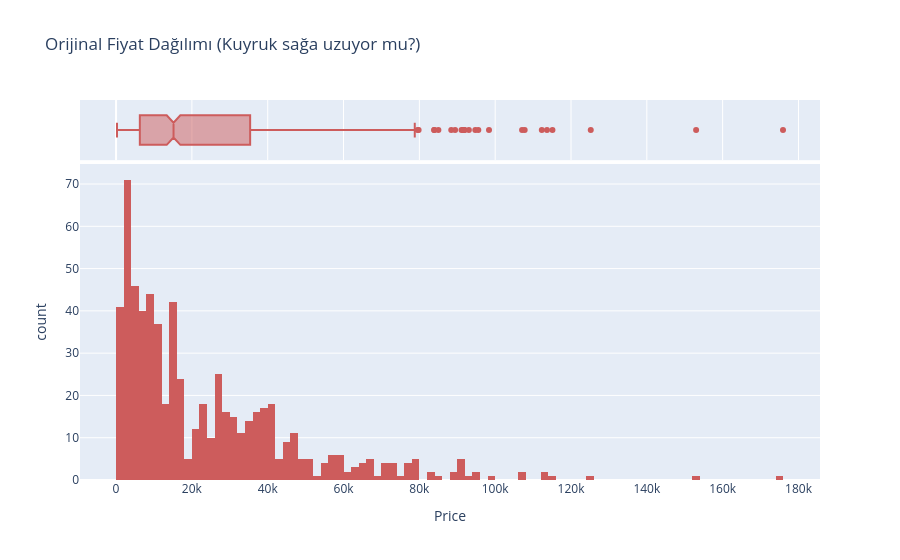
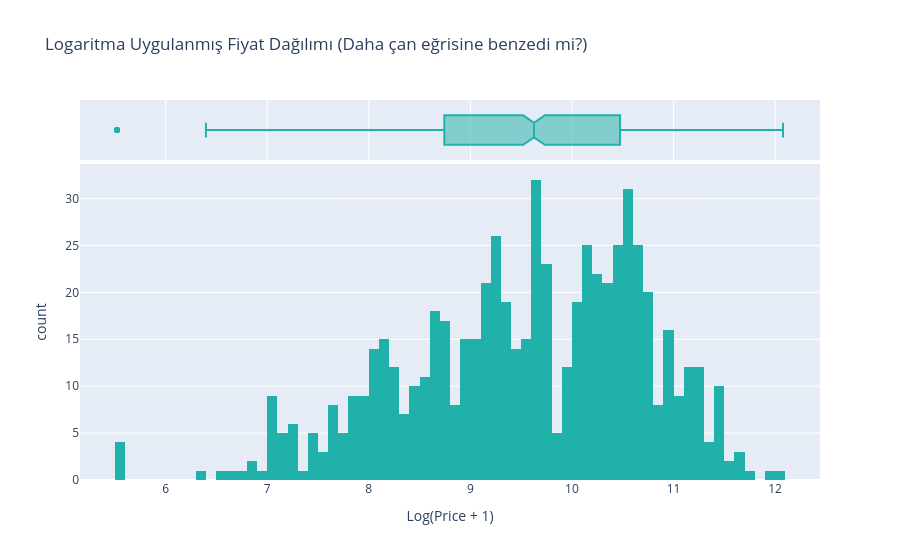
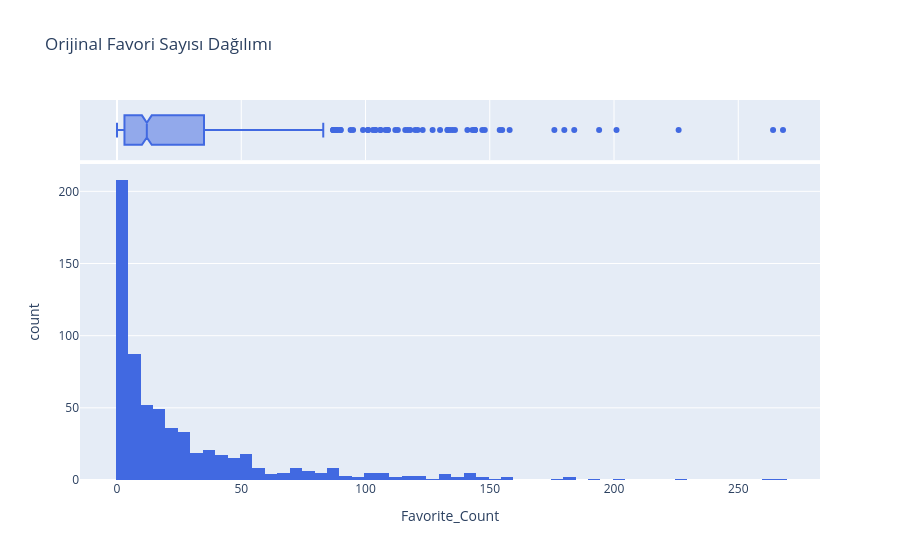
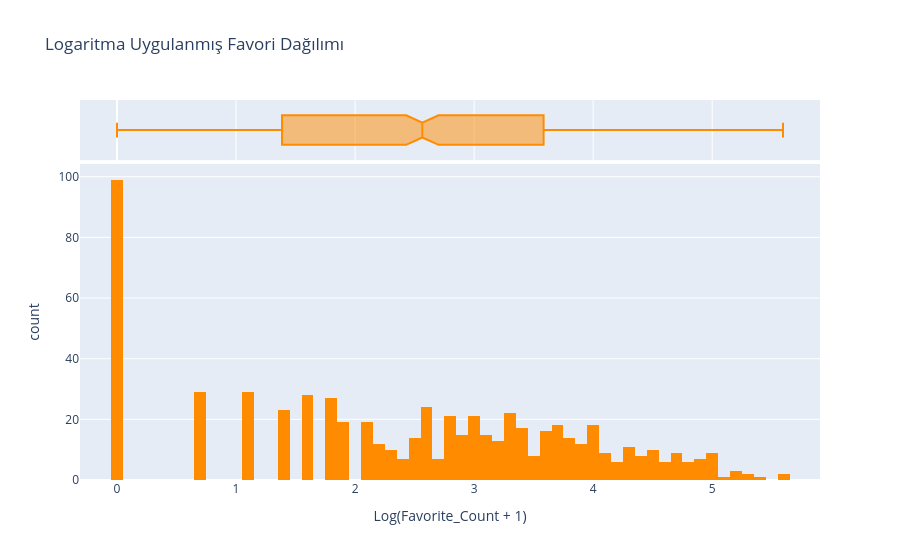

Here is the notebook cell these charts were saved with, in order:
### Code cell
# 1. İşimi garantiye alalım: Eksik değerleri 0 yapıyoruz
df_beko_segmentasyon['Price'] = df_beko_segmentasyon['Price'].fillna(0)
df_beko_segmentasyon['Favorite_Count'] = df_beko_segmentasyon['Favorite_Count'].fillna(0)

# Geçici olarak 0'dan küçük veya eşit fiyat/favori varsa logaritma hatası almamak için log1p (Log(x+1)) kullanıyoruz
log_price = np.log1p(df_beko_segmentasyon['Price'])
log_fav = np.log1p(df_beko_segmentasyon['Favorite_Count'])

# --- 1. FİYAT DAĞILIMI (ORİJİNAL VS LOG) ---
fig_price = px.histogram(
    df_beko_segmentasyon, 
    x="Price", 
    title="Orijinal Fiyat Dağılımı (Kuyruk sağa uzuyor mu?)", 
    nbins=100, 
    marginal="box", # Üstüne kutu grafiği (outlier görmek için) ekler
    color_discrete_sequence=['indianred']
)
fig_price.show()

fig_log_price = px.histogram(
    x=log_price, 
    title="Logaritma Uygulanmış Fiyat Dağılımı (Daha çan eğrisine benzedi mi?)", 
    nbins=100, 
    marginal="box",
    color_discrete_sequence=['lightseagreen']
)
fig_log_price.update_layout(xaxis_title="Log(Price + 1)")
fig_log_price.show()

# --- 2. FAVORİ SAYISI DAĞILIMI (ORİJİNAL VS LOG) ---
fig_fav = px.histogram(
    df_beko_segmentasyon, 
    x="Favorite_Count", 
    title="Orijinal Favori Sayısı Dağılımı", 
    nbins=100, 
    marginal="box",
    color_discrete_sequence=['royalblue']
)
fig_fav.show()

fig_log_fav = px.histogram(
    x=log_fav, 
    title="Logaritma Uygulanmış Favori Dağılımı", 
    nbins=100, 
    marginal="box",
    color_discrete_sequence=['darkorange']
)
fig_log_fav.update_layout(xaxis_title="Log(Favorite_Count + 1)")
fig_log_fav.show()

### Figure 1 — Plotly figure (JSON) as saved in the notebook; plotly's stock layout.template omitted (floating-point values rounded to 4 significant figures; data arrays with more than 128 entries replaced by an {"elided": "..."} marker saying what was removed)
{"data": [{"bingroup": "x", "hovertemplate": "Price=%{x}<br>count=%{y}<extra></extra>", "legendgroup": "", "marker": {"color": "indianred", "pattern": {"shape": ""}}, "name": "", "nbinsx": 100, "orientation": "v", "showlegend": false, "type": "histogram", "x": {"elided": "647 float values"}, "xaxis": "x", "yaxis": "y"}, {"hovertemplate": "Price=%{x}<extra></extra>", "legendgroup": "", "marker": {"color": "indianred"}, "name": "", "notched": true, "showlegend": false, "type": "box", "x": {"elided": "647 float values"}, "xaxis": "x2", "yaxis": "y2"}], "layout": {"barmode": "relative", "legend": {"tracegroupgap": 0}, "title": {"text": "Orijinal Fiyat Dağılımı (Kuyruk sağa uzuyor mu?)"}, "xaxis": {"anchor": "y", "domain": [0, 1], "title": {"text": "Price"}}, "xaxis2": {"anchor": "y2", "domain": [0, 1], "matches": "x", "showgrid": true, "showticklabels": false}, "yaxis": {"anchor": "x", "domain": [0, 0.8316], "title": {"text": "count"}}, "yaxis2": {"anchor": "x2", "domain": [0.8416, 1], "matches": "y2", "showgrid": false, "showline": false, "showticklabels": false, "ticks": ""}}}

### Figure 2 — Plotly figure (JSON) as saved in the notebook; plotly's stock layout.template omitted (floating-point values rounded to 4 significant figures; data arrays with more than 128 entries replaced by an {"elided": "..."} marker saying what was removed)
{"data": [{"bingroup": "x", "hovertemplate": "x=%{x}<br>count=%{y}<extra></extra>", "legendgroup": "", "marker": {"color": "lightseagreen", "pattern": {"shape": ""}}, "name": "", "nbinsx": 100, "orientation": "v", "showlegend": false, "type": "histogram", "x": {"elided": "647 float values"}, "xaxis": "x", "yaxis": "y"}, {"hovertemplate": "x=%{x}<extra></extra>", "legendgroup": "", "marker": {"color": "lightseagreen"}, "name": "", "notched": true, "showlegend": false, "type": "box", "x": {"elided": "647 float values"}, "xaxis": "x2", "yaxis": "y2"}], "layout": {"barmode": "relative", "legend": {"tracegroupgap": 0}, "title": {"text": "Logaritma Uygulanmış Fiyat Dağılımı (Daha çan eğrisine benzedi mi?)"}, "xaxis": {"anchor": "y", "domain": [0, 1], "title": {"text": "Log(Price + 1)"}}, "xaxis2": {"anchor": "y2", "domain": [0, 1], "matches": "x", "showgrid": true, "showticklabels": false}, "yaxis": {"anchor": "x", "domain": [0, 0.8316], "title": {"text": "count"}}, "yaxis2": {"anchor": "x2", "domain": [0.8416, 1], "matches": "y2", "showgrid": false, "showline": false, "showticklabels": false, "ticks": ""}}}

### Figure 3 — Plotly figure (JSON) as saved in the notebook; plotly's stock layout.template omitted (floating-point values rounded to 4 significant figures; data arrays with more than 128 entries replaced by an {"elided": "..."} marker saying what was removed)
{"data": [{"bingroup": "x", "hovertemplate": "Favorite_Count=%{x}<br>count=%{y}<extra></extra>", "legendgroup": "", "marker": {"color": "royalblue", "pattern": {"shape": ""}}, "name": "", "nbinsx": 100, "orientation": "v", "showlegend": false, "type": "histogram", "x": {"elided": "647 int values"}, "xaxis": "x", "yaxis": "y"}, {"hovertemplate": "Favorite_Count=%{x}<extra></extra>", "legendgroup": "", "marker": {"color": "royalblue"}, "name": "", "notched": true, "showlegend": false, "type": "box", "x": {"elided": "647 int values"}, "xaxis": "x2", "yaxis": "y2"}], "layout": {"barmode": "relative", "legend": {"tracegroupgap": 0}, "title": {"text": "Orijinal Favori Sayısı Dağılımı"}, "xaxis": {"anchor": "y", "domain": [0, 1], "title": {"text": "Favorite_Count"}}, "xaxis2": {"anchor": "y2", "domain": [0, 1], "matches": "x", "showgrid": true, "showticklabels": false}, "yaxis": {"anchor": "x", "domain": [0, 0.8316], "title": {"text": "count"}}, "yaxis2": {"anchor": "x2", "domain": [0.8416, 1], "matches": "y2", "showgrid": false, "showline": false, "showticklabels": false, "ticks": ""}}}

### Figure 4 — Plotly figure (JSON) as saved in the notebook; plotly's stock layout.template omitted (floating-point values rounded to 4 significant figures; data arrays with more than 128 entries replaced by an {"elided": "..."} marker saying what was removed)
{"data": [{"bingroup": "x", "hovertemplate": "x=%{x}<br>count=%{y}<extra></extra>", "legendgroup": "", "marker": {"color": "darkorange", "pattern": {"shape": ""}}, "name": "", "nbinsx": 100, "orientation": "v", "showlegend": false, "type": "histogram", "x": {"elided": "647 float values"}, "xaxis": "x", "yaxis": "y"}, {"hovertemplate": "x=%{x}<extra></extra>", "legendgroup": "", "marker": {"color": "darkorange"}, "name": "", "notched": true, "showlegend": false, "type": "box", "x": {"elided": "647 float values"}, "xaxis": "x2", "yaxis": "y2"}], "layout": {"barmode": "relative", "legend": {"tracegroupgap": 0}, "title": {"text": "Logaritma Uygulanmış Favori Dağılımı"}, "xaxis": {"anchor": "y", "domain": [0, 1], "title": {"text": "Log(Favorite_Count + 1)"}}, "xaxis2": {"anchor": "y2", "domain": [0, 1], "matches": "x", "showgrid": true, "showticklabels": false}, "yaxis": {"anchor": "x", "domain": [0, 0.8316], "title": {"text": "count"}}, "yaxis2": {"anchor": "x2", "domain": [0.8416, 1], "matches": "y2", "showgrid": false, "showline": false, "showticklabels": false, "ticks": ""}}}
